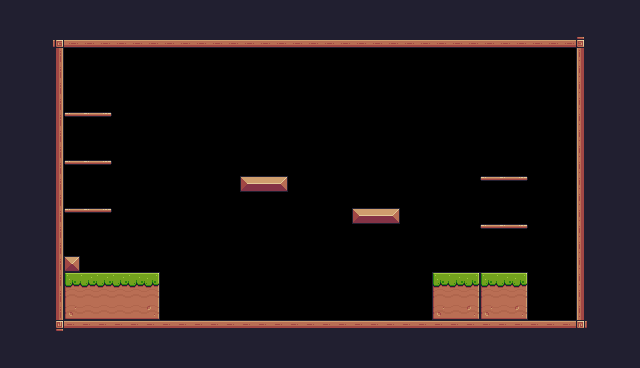

This game map was drawn from its Tiled (.tmx) file and the tilesets committed beside it. A one-line description and the full map source follow:
An orthogonal 40x23 tile map with 16x16 px tiles, 1 tile layer (Background) and 15 objects (5x Platfom, Player).

<map version="1.10" tiledversion="1.11.1" orientation="orthogonal" renderorder="right-down" width="40" height="23" tilewidth="16" tileheight="16" infinite="0" nextlayerid="4" nextobjectid="30">
 <tileset firstgid="1" source="Pixel Adventure.tsx" />
 <layer id="1" name="Background" width="40" height="23">
  <data encoding="csv">
24,24,24,24,24,24,24,24,24,24,24,24,24,24,24,24,24,24,24,24,24,24,24,24,24,24,24,24,24,24,24,24,24,24,24,24,24,24,24,24,
24,24,24,24,24,24,24,24,24,24,24,24,24,24,24,24,24,24,24,24,24,24,24,24,24,24,24,24,24,24,24,24,24,24,24,24,24,24,24,24,
24,24,24,92,134,134,134,134,134,134,134,134,134,134,134,134,134,134,134,134,134,134,134,134,134,134,134,134,134,134,134,134,134,134,134,134,93,24,24,24,
24,24,24,113,0,0,0,0,0,0,0,0,0,0,0,0,0,0,0,0,0,0,0,0,0,0,0,0,0,0,0,0,0,0,0,0,111,24,24,24,
24,24,24,113,0,0,0,0,0,0,0,0,0,0,0,0,0,0,0,0,0,0,0,0,0,0,0,0,0,0,0,0,0,0,0,0,111,24,24,24,
24,24,24,113,0,0,0,0,0,0,0,0,0,0,0,0,0,0,0,0,0,0,0,0,0,0,0,0,0,0,0,0,0,0,0,0,111,24,24,24,
24,24,24,113,0,0,0,0,0,0,0,0,0,0,0,0,0,0,0,0,0,0,0,0,0,0,0,0,0,0,0,0,0,0,0,0,111,24,24,24,
24,24,24,113,40,41,42,0,0,0,0,0,0,0,0,0,0,0,0,0,0,0,0,0,0,0,0,0,0,0,0,0,0,0,0,0,111,24,24,24,
24,24,24,113,0,0,0,0,0,0,0,0,0,0,0,0,0,0,0,0,0,0,0,0,0,0,0,0,0,0,0,0,0,0,0,0,111,24,24,24,
24,24,24,113,0,0,0,0,0,0,0,0,0,0,0,0,0,0,0,0,0,0,0,0,0,0,0,0,0,0,0,0,0,0,0,0,111,24,24,24,
24,24,24,113,40,41,42,0,0,0,0,0,0,0,0,0,0,0,0,0,0,0,0,0,0,0,0,0,0,0,0,0,0,0,0,0,111,24,24,24,
24,24,24,113,0,0,0,0,0,0,0,0,0,0,0,13,14,15,0,0,0,0,0,0,0,0,0,0,0,0,40,41,42,0,0,0,111,24,24,24,
24,24,24,113,0,0,0,0,0,0,0,0,0,0,0,0,0,0,0,0,0,0,0,0,0,0,0,0,0,0,0,0,0,0,0,0,111,24,24,24,
24,24,24,113,40,41,42,0,0,0,0,0,0,0,0,0,0,0,0,0,0,0,13,14,15,0,0,0,0,0,0,0,0,0,0,0,111,24,24,24,
24,24,24,113,0,0,0,0,0,0,0,0,0,0,0,0,0,0,0,0,0,0,0,0,0,0,0,0,0,0,40,41,42,0,0,0,111,24,24,24,
24,24,24,113,0,0,0,0,0,0,0,0,0,0,0,0,0,0,0,0,0,0,0,0,0,0,0,0,0,0,0,0,0,0,0,0,111,24,24,24,
24,24,24,113,35,0,0,0,0,0,0,0,0,0,0,0,0,0,0,0,0,0,0,0,0,0,0,0,0,0,0,0,0,0,0,0,111,24,24,24,
24,24,24,113,7,8,8,8,8,9,0,0,0,0,0,0,0,0,0,0,0,0,0,0,0,0,0,7,8,9,7,8,9,0,0,0,111,24,24,24,
24,24,24,113,29,30,30,30,30,31,0,0,0,0,0,0,0,0,0,0,0,0,0,0,0,0,0,29,30,31,29,30,31,0,0,0,111,24,24,24,
24,24,24,113,51,52,52,52,52,53,0,0,0,0,0,0,0,0,0,0,0,0,0,0,0,0,0,51,52,53,51,52,53,0,0,0,111,24,24,24,
24,24,24,114,90,90,90,90,90,90,90,90,90,90,90,90,90,90,90,90,90,90,90,90,90,90,90,90,90,90,90,90,90,90,90,90,115,24,24,24,
24,24,24,24,24,24,24,24,24,24,24,24,24,24,24,24,24,24,24,24,24,24,24,24,24,24,24,24,24,24,24,24,24,24,24,24,24,24,24,24,
24,24,24,24,24,24,24,24,24,24,24,24,24,24,24,24,24,24,24,24,24,24,24,24,24,24,24,24,24,24,24,24,24,24,24,24,24,24,24,24
</data>
 </layer>
 <objectgroup id="2" name="Spawnpoints">
  <object id="5" name="Player" type="Player" x="306" y="271.334" width="29.3333" height="32" />
 </objectgroup>
 <objectgroup id="3" name="Collisions">
  <object id="6" x="48" y="32" width="16" height="304" />
  <object id="8" x="64" y="32" width="528" height="16" />
  <object id="9" x="576" y="48" width="16" height="288" />
  <object id="10" x="64" y="320" width="512" height="16" />
  <object id="11" x="64" y="256" width="16" height="16" />
  <object id="12" x="64" y="272" width="96" height="48" />
  <object id="13" x="240" y="176" width="48" height="16" />
  <object id="14" x="352" y="208" width="48" height="16" />
  <object id="15" x="432" y="272" width="96" height="48" />
  <object id="24" type="Platfom" x="480" y="224" width="48" height="16" />
  <object id="25" type="Platfom" x="480" y="176" width="48" height="16" />
  <object id="27" type="Platfom" x="64" y="208" width="48" height="16" />
  <object id="28" type="Platfom" x="64" y="160" width="48" height="16" />
  <object id="29" type="Platfom" x="64" y="112" width="48" height="16" />
 </objectgroup>
</map>
